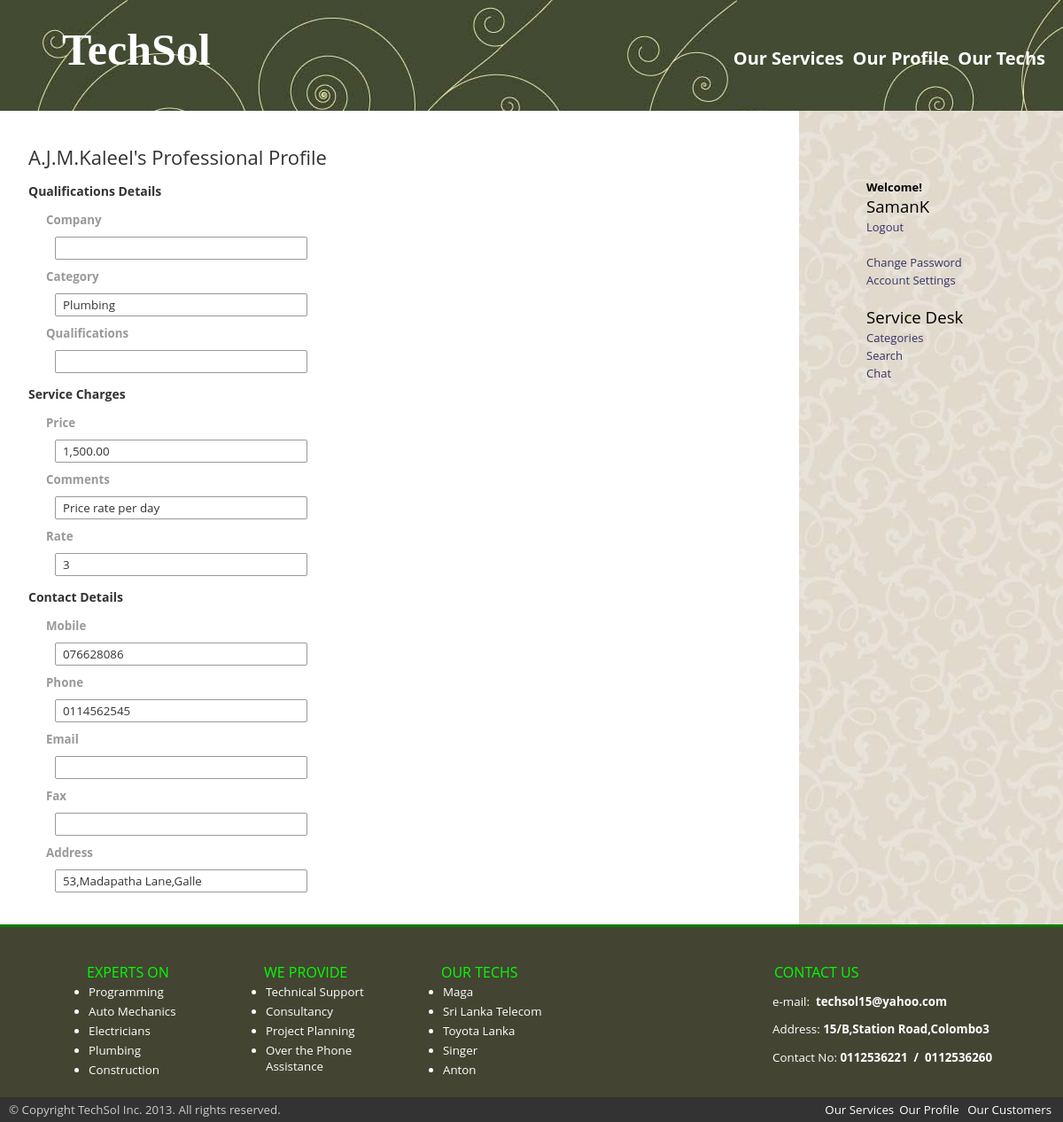
Screenshot of /index.php?page=member&level=2&id=17 (signed in) with the database file from the repository.
### tables this page shows
CREATE TABLE IF NOT EXISTS `members` (
  `ID` smallint(5) unsigned NOT NULL auto_increment,
  `Name` varchar(200) NOT NULL,
  `UN` varchar(20) NOT NULL,
  `Password` varchar(20) NOT NULL,
  `Category` smallint(6) NOT NULL,
  `Level` tinyint(4) NOT NULL,
  `Mobile` varchar(20) NOT NULL,
  `Phone` varchar(20) NOT NULL,
  `Fax` varchar(20) NOT NULL,
  `Email` varchar(200) NOT NULL,
  `Address` tinytext NOT NULL,
  `Company` varchar(200) NOT NULL,
  `Price` double NOT NULL,
  `Comments` varchar(100) default NULL,
  `Rate` int(11) NOT NULL,
  `Qualifications` text NOT NULL,
  PRIMARY KEY  (`ID`),
  UNIQUE KEY `Username` (`UN`)
);

### content/member.php (the view)
<?php
$r=mysql_fetch_array ( mysql_query ("SELECT * FROM members WHERE ID=".($_GET['id']*1)));
?>
<h1><?php echo  $r[Name]  ?>'s Professional Profile</h1>
	 <?php if($_GET['level']==2){ ?>
	<h3>Qualifications Details</h3>
	<dl>
	<dt>Company</dt><dd><?php echo $r['Company']  ?> &nbsp;</dd>
	<dt>Category</dt><dd><?php echo array_pop(mysql_fetch_array(mysql_query("SELECT NAme FROM categories WHERE ID='$r[Category]'")));  ?>&nbsp; </dd>
	<dt>Qualifications</dt><dd><?php echo $r['Qualifications']  ?> &nbsp;</dd>
	</dl>
	<h3>Service Charges</h3>
	<dl>
	<dt>Price</dt><dd><?php echo number_format( $r['Price'],2)  ?>&nbsp;</dd>
    <dt>Comments</dt><dd><?php echo $r['Comments']  ?>&nbsp;</dd>
	<dt>Rate</dt><dd><?php echo  $r['Rate']  ?>&nbsp;</dd>
	</dl>
	 <?php } ?>
	<h3>Contact Details</h3>
	<dl>
	<dt>Mobile</dt><dd><?php echo $r['Mobile']  ?>&nbsp;</dd>
	<dt>Phone</dt><dd><?php echo $r['Phone']  ?>&nbsp;</dd>
	<dt>Email</dt><dd><?php echo $r['Email']  ?>&nbsp;</dd>
	<dt>Fax</dt><dd><?php echo $r['Fax']  ?>&nbsp;</dd>
	<dt>Address</dt><dd><?php echo $r['Address']  ?>&nbsp;</dd>
	</dl>

### style.css (style rules this page uses)
﻿html,body { margin:0px; padding: 0px; font-family: "Open Sans",Arial, Helvetica, sans-serif; font-size:10pt; height:100% }
dl { margin-left: 20px; width:300px }
dl dt { font-weight: bold; color: #999 ; margin-bottom: 10px ; display: block }
dl dd { margin: 0px 5px 10px 10px;border-radius: 2px; border: 1px #999 solid ; padding: 3px 8px; color:#333 }
.Content h1 { color:#333; font-size:22px; font-weight:normal }
.Content h3 { color:#333; font-size:14px; font-weight:bold }

### rows the page displays
members: Name "A.J.M.Kaleel", Price "1,500.00", Comments "Price rate per day", Rate "3", Mobile "076628086", Phone "0114562545", Address "53,Madapatha Lane,Galle"

### other values shown
$user['UN'] "SamanK"
